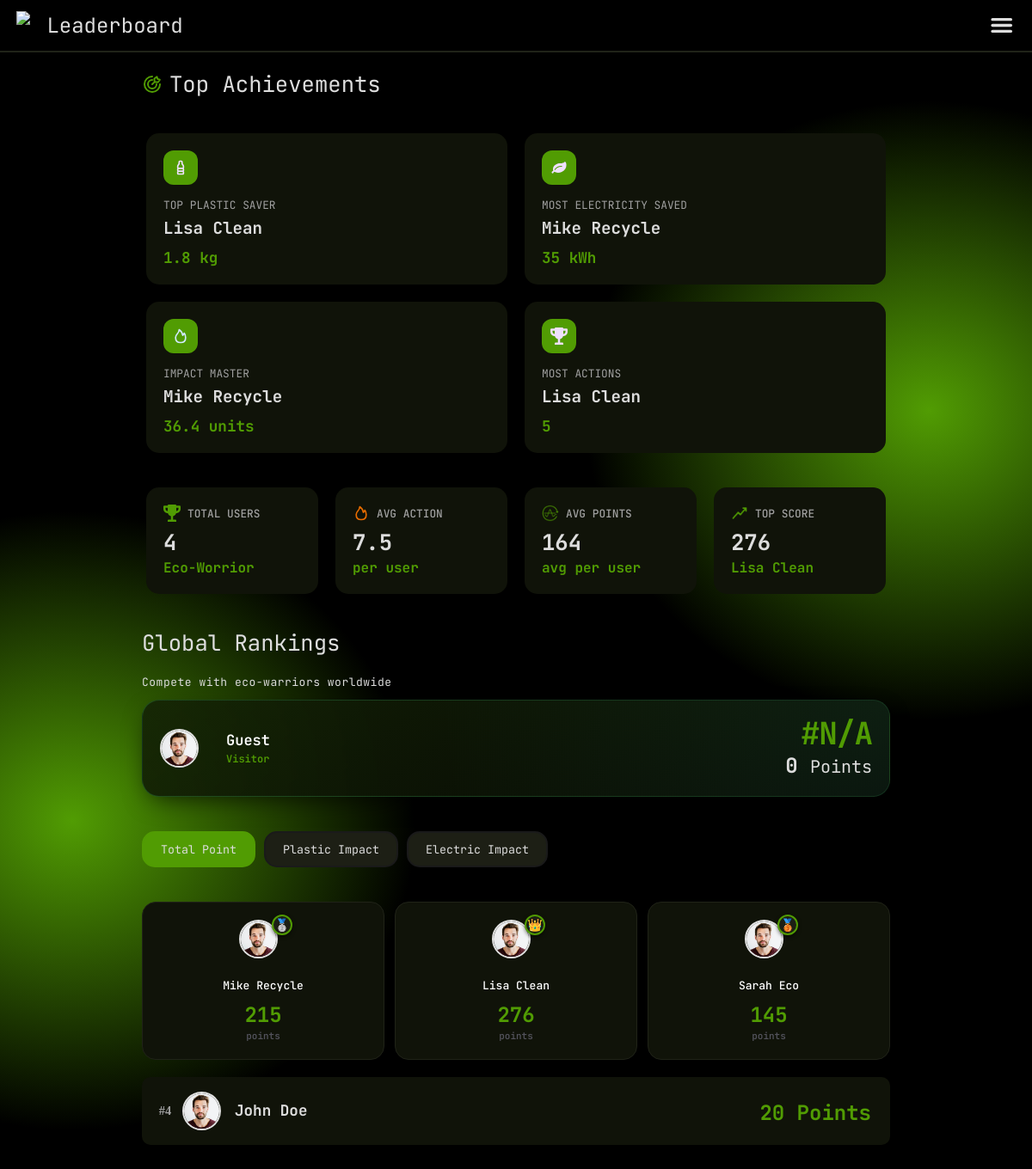
Page /leaderboard.php (signed in) on the committed database.
### tables this page shows
CREATE TABLE USERS (
    username VARCHAR(200) PRIMARY KEY,
    email VARCHAR(200),
    password VARCHAR(64),
    name VARCHAR(200),
    DOB INT,
    profile_picture BLOB,
    role VARCHAR(20),
    FOREIGN KEY (role) REFERENCES ROLES(role)
);

### leaderboard.php (the view, shortened to what the rows shown need)
<?php
include 'api/users/fetch_all.php';
$participants = array_filter($users, function ($u) {
    return isset($u['role']) && $u['role'] === 'user';
});
$topPlasticUser = ['username' => 'No data', 'val' => 0];
$topElectricUser = ['username' => 'No data', 'val' => 0];
$mostAction = ['username' => 'No data', 'val' => 0];
$impactMaster = ['username' => 'No data', 'val' => 0];
$topScoreVal = 0;
$topScoreName = 'No data';
foreach ($participants as $u) {
    if ($u['plastic_impact'] > $topPlasticUser['val'])
        $topPlasticUser = ['username' => $u['name'], 'val' => $u['plastic_impact']];
    if ($u['electric_impact'] > $topElectricUser['val'])
        $topElectricUser = ['username' => $u['name'], 'val' => $u['electric_impact']];
    if ($u['action_count'] > $mostAction['val'])
        $mostAction = ['username' => $u['name'], 'val' => $u['action_count']];
    if ($u['points'] > $topScoreVal) {
        $topScoreVal = $u['points'];
        $topScoreName = $u['name'];
    }
    $combined = $u['plastic_impact'] + $u['electric_impact'];
    if ($combined > $impactMaster['val'])
        $impactMaster = ['username' => $u['name'], 'val' => $combined];
}
$sortColumn = $_GET['sort'] ?? 'points';
$unit = 'Points';
if ($sortColumn === 'plastic_impact') {
    $unit = 'kg';
} elseif ($sortColumn === 'electric_impact') {
    $unit = 'kWh';
} else {
    $sortColumn = 'points';
}
usort($participants, function ($a, $b) use ($sortColumn) {
    $valA = (float)($a[$sortColumn] ?? 0);
    $valB = (float)($b[$sortColumn] ?? 0);
    return $valB <=> $valA;
});
$leaderboard = array_values($participants);
?>
<!DOCTYPE html>
<html lang="en">
<head>
    <link rel="stylesheet" href="./styles/style.css">
    <link rel="stylesheet" href="./styles/leaderboard.css">
    <link rel="stylesheet" href="./styles/leaderboard2.css">
</head>
<body>
    <div id="bg-color">
        <div id="elements">
            <div id="achievements-grid">
                <div class="achievement-card">
                    <div class="card-icon"><img src="./assets/plastic.svg"></div>
                    <p class="achievement-title">TOP PLASTIC SAVER</p>
                    <p class="achievement-name"><?= htmlspecialchars($topPlasticUser['username']) ?></p>
                    <p class="achievement-value green-text"><?= $topPlasticUser['val'] ?> kg</p>
                </div>
                <div class="achievement-card">
                    <div class="card-icon"><img src="./assets/leaf.svg"></div>
                    <p class="achievement-title">MOST ELECTRICITY SAVED</p>
                    <p class="achievement-name"><?= htmlspecialchars($topElectricUser['username']) ?></p>
                    <p class="achievement-value green-text"><?= $topElectricUser['val'] ?> kWh</p>
                </div>
                <div class="achievement-card">
                    <div class="card-icon"><img src="./assets/fire.svg"></div>
                    <p class="achievement-title">IMPACT MASTER</p>
                    <p class="achievement-name"><?= htmlspecialchars($impactMaster['username']) ?></p>
                    <p class="achievement-value green-text"><?= $impactMaster['val'] ?> units</p>
                </div>
                <div class="achievement-card">
                    <div class="card-icon"><img src="./assets/trophy.svg"></div>
                    <p class="achievement-title">MOST ACTIONS</p>
                    <p class="achievement-name"><?= htmlspecialchars($mostAction['username']) ?></p>
                    <p class="achievement-value green-text"><?= $mostAction['val'] ?> </p>
                </div>
            </div>
            <div id="stats-grid">
                <div class="stats-card">
                    <div class="stats-header"><img src="./assets/increase.png">
                        <p class="stats-title">TOP SCORE</p>
                    </div>
                    <p class="stats-value"><?= $topScoreVal ?></p>
                    <p class="stats-footer green-text"><?= htmlspecialchars($topScoreName) ?></p>
                </div>
            </div>
            <section id="global-rankings">
                <h2>Global Rankings</h2>
                <div class="user-card">
                    <div class="leaderboard">
                        <?php
                        $podiumMap = [1, 0, 2];
                        $ranks = [1 => 'silver', 0 => 'gold', 2 => 'bronze'];
                        $badges = [1 => '🥈', 0 => '👑', 2 => '🥉'];
                        foreach ($podiumMap as $index):
                            if (isset($leaderboard[$index])):
                                $user = $leaderboard[$index];
                                $userPfp = user_fetch_pfp($user['username']);
                        ?>
                                <div class="card <?= $ranks[$index] ?>">
                                    <div class="avatar">
                                        <div class="user-avatar-container">
                                            <?php if ($userPfp): ?>
                                                <img class="leaderboard-avatar">
                                            <?php else: ?>
                                                <img src="./assets/ivp/profile-picture.avif" class="leaderboard-avatar">
                                            <?php endif; ?>
                                        </div>
                                        <span class="badge"><?= $badges[$index] ?></span>
                                    </div>
                                    <h3><?= htmlspecialchars($user['name']) ?></h3>
                                    <?php
                                    if ($sortColumn === 'plastic_impact') {
                                        $decimals = 3;
                                    } elseif ($sortColumn === 'electric_impact') {
                                        $decimals = 2;
                                    } else {
                                        $decimals = 0;
                                    }
                                    ?>
                                    <p class="user-points green-text"><?= number_format($user[$sortColumn] ?? 0, $decimals) ?></p>
                                    <p class="label"><?= $unit ?></p>
                                </div>
                        <?php endif;
                        endforeach; ?>
                    </div>
                    <ul id="leaderboard-list">
                        <?php for ($i = 3; $i < 10; $i++):
                            if (isset($leaderboard[$i])):
                                $user = $leaderboard[$i];
                                $userPfp = user_fetch_pfp($user['username']);
                        ?>
                                <li class="ranking-item">
                                    <div class="rank-badge number-rank">#<?= $i + 1 ?></div>
                                    <div class="user-avatar-container">
                                        <?php if ($userPfp): ?>
                                            <img class="leaderboard-avatar">
                                        <?php else: ?>
                                            <img src="./assets/ivp/profile-picture.avif" class="leaderboard-avatar">
                                        <?php endif; ?>
                                    </div>
                                    <div class="user-info">
                                        <span class="user-name"><?= htmlspecialchars($user['name']) ?></span>
                                    </div>
                                    <?php
                                    if ($sortColumn === 'plastic_impact') {
                                        $decimals = 3;
                                    } elseif ($sortColumn === 'electric_impact') {
                                        $decimals = 2;
                                    } else {
                                        $decimals = 0;
                                    }
                                    ?>
                                    <span class="user-points green-text">
                                        <?= number_format($user[$sortColumn] ?? 0, $decimals) ?> <?= $unit ?>
                                    </span>
                                </li>
                        <?php endif;
                        endfor; ?>
                    </ul>
                </div>
            </section>
        </div>
    </div>
</body>

### rows in the picture
users: name "Lisa Clean", name "1.8", name "5"
users: name "Mike Recycle", name "35", name "36.4"
users: name "Sarah Eco"
users: name "John Doe"

### other values in the picture
$headerTitle "Leaderboard"
$totalUserCount "4"
$avgActionsVal "7.5"
$avgPointsVal "164"
$topScoreVal "276"
$currentUser['name'] "Guest"
$currentUser['title'] "Visitor"
$currentUser['rank'] "N/A"
$currentUser[$sortColumn] "0"
$unit "Points"
$badges[$index] "🥈"
$user[$sortColumn] "215"
$badges[$index] "👑"
$user[$sortColumn] "276"
$badges[$index] "🥉"
